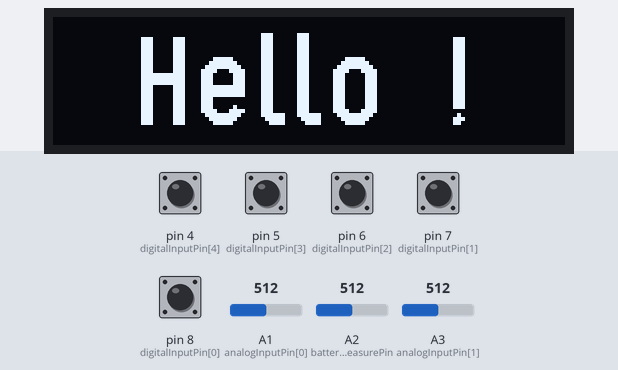
The sketch below on a simulated Arduino Nano, built with avr-gcc and run on an emulated ATmega328P. On the bench: 128×32 one-colour display. The test bench sets the inputs (shaded band); at power-on: pin 4 (digitalInputPin[4]), pin 5 (digitalInputPin[3]), pin 6 (digitalInputPin[2]), pin 7 (digitalInputPin[1]), pin 8 (digitalInputPin[0]) HIGH, A2 (batteryMeasurePin) = 512, A1 (analogInputPin[0]) = 512, A3 (analogInputPin[1]) = 512. No radio packets arrive unless stated.

Above: at 0.2 s.
At 2.8 s:
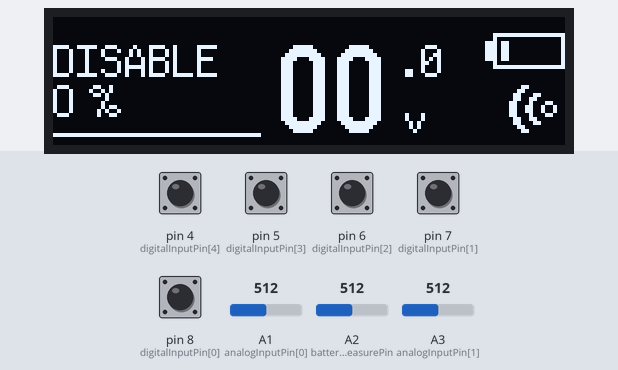
2.9 s: A2 (batteryMeasurePin) set to 716
At 3.5 s:
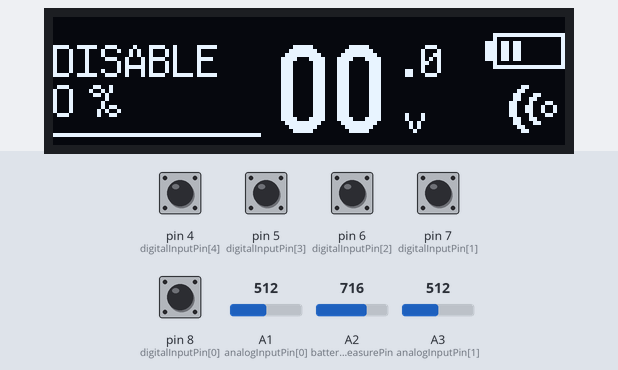
Timing chart, 0 to 5.9 s (numbered marks = the images above; inputs shaded):
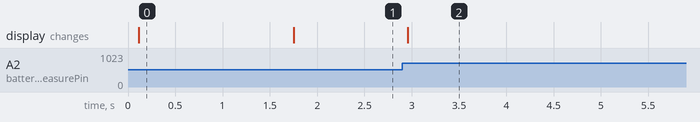

The sketch:

transmitter.ino
```cpp
/**************************************
  Author Jorand - 2018
  Inspired by https://github.com/SolidGeek/nRF24-Esk8-Remote/

  ** Upload Settings **
  Board: "Arduino Nano"
  Processor: "ATmega328P (Old Bootloader)"
**************************************/

//#include <avr/pgmspace.h>
#include <U8g2lib.h>
#include <Wire.h>
#include <SPI.h>
#include "RF24.h"

//#define DEBUG

#ifdef DEBUG
  #define DEBUG_PRINT(x)  Serial.println (x)
  #include "printf.h"
#else
  #define DEBUG_PRINT(x)
#endif

// Defining the type of display used (128x32)
U8G2_SSD1306_128X32_UNIVISION_1_HW_I2C u8g2(U8G2_R0, U8X8_PIN_NONE);

const unsigned char PROGMEM signal_transmitting_bits[] = {
  0x18, 0x00, 0x0c, 0x00, 0xc6, 0x00, 0x66, 0x00, 0x23, 0x06, 0x33, 0x0f,
  0x33, 0x0f, 0x23, 0x06, 0x66, 0x00, 0xc6, 0x00, 0x0c, 0x00, 0x18, 0x00
};

const unsigned char PROGMEM signal_connected_bits[] = {
  0x18, 0x00, 0x0c, 0x00, 0xc6, 0x00, 0x66, 0x00, 0x23, 0x06, 0x33, 0x09,
  0x33, 0x09, 0x23, 0x06, 0x66, 0x00, 0xc6, 0x00, 0x0c, 0x00, 0x18, 0x00
};

const unsigned char PROGMEM signal_noconnection_bits[] = {
  0x00, 0x00, 0x00, 0x00, 0x00, 0x00, 0x00, 0x00, 0x00, 0x06, 0x00, 0x09,
  0x00, 0x09, 0x00, 0x06, 0x00, 0x00, 0x00, 0x00, 0x00, 0x00, 0x00, 0x00
};

// Defining struct to handle callback data (auto ack)
struct callback {
  float battVoltage;
  int controlMode;
};

// Transmit and receive package
struct package {  // | cmd        |
  uint8_t type;   // | 0          |
  uint8_t ch1;    // | X          |
  uint8_t ch2;    // | Y          |
  uint8_t ch3;    // | Up         |
  uint8_t ch4;    // | Right      |
  uint8_t ch5;    // | Down       |
  uint8_t ch6;    // | Left       |
  uint8_t ch7;    // | JoyButton  |
};


struct callback returnData;
struct package remPackage;

// Pin defination
const uint8_t batteryMeasurePin = A2;

const int  analogInputCount     = 2;       // number of joystick input
const uint8_t analogInputPin[]  = {A1,A3}; // Y, X
const bool analogInputReverse[] = { 0, 0}; // Set to 1 for reverse channel

const uint8_t digitalInputPin[]  = {8,7,6,5,4}; // Joy Button, Up, Right, Down, Left
const int  digitalInputCount     = 5;           // number of button input


short analogInputValue[analogInputCount], analogOutputValue[analogInputCount];

unsigned long lastDigitalInputPress[digitalInputCount];
bool digitalInputStatus[digitalInputCount];

// Input and output configuration
int inputMin      = 0;
int inputCenter   = 518; // value when stick is center. ex: 512
int inputMax      = 1023;
int inputCenterDeadzone = 5;

// Battery monitering
const float minVoltage = 3.3;
const float maxVoltage = 4.1;
const float refVoltage = 5.0;
int nbCells = 2;

// Defining variables for NRF24 communication
const uint64_t pipe = 0xE8E8F0F0E1AA; // 0xE8E8F0F0E1LL If you change the pipe, you will need to update it on the receiver to.
const uint8_t defaultChannel = 108; // Above most WiFi frequencies
unsigned long lastTransmission;
long transmitInterval = 40; // Transmit once every 40 millisecond (1000/40 = 25 time per seconde)
bool connected = false;
short failCount;

// Defining variables for OLED display
String tempString;
uint8_t displayData = 0;
unsigned long lastSignalBlink;

bool signalBlink = false;

// Instantiating RF24 object for NRF24 communication
RF24 radio(9, 10);

void setup() {

  #ifdef DEBUG
    Serial.begin(9600);
    printf_begin();
  #endif

  for ( uint8_t i = 0; i < sizeof(analogInputPin); i++ ) {
    pinMode(analogInputPin[i], INPUT);
  }
  for ( uint8_t i = 0; i < sizeof(digitalInputPin); i++ ) {
    pinMode(digitalInputPin[i], INPUT_PULLUP);
  }
  pinMode(batteryMeasurePin, INPUT);

  // Screen setup
  u8g2.begin();
  drawStartScreen();

  // RF24 setup radio communication
  radio.begin();
  radio.setChannel(defaultChannel);
  radio.setPALevel(RF24_PA_MAX);
  radio.enableAckPayload();
  radio.enableDynamicPayloads();
  radio.openWritingPipe(pipe);

  #ifdef DEBUG
    DEBUG_PRINT(F("Printing transmitter details"));
    radio.printDetails();
  #endif

  DEBUG_PRINT(F("Setup complete - begin transmitting"));
}

void loop() {

  readAnalogInputValues();
  readDigitalInputValues();

  //DEBUG_PRINT("INPUT: " + (String)analogInputValue[0] + "-" + (String)analogInputValue[1] + "-" + (String)digitalInputIsActive(digitalInputPin[0]) + "-" + (String)digitalInputStatus[1] + "-" + (String)digitalInputIsActive(digitalInputPin[2]) + "-" + (String)digitalInputIsActive(digitalInputPin[3]) + "-" + (String)digitalInputIsActive(digitalInputPin[4]));
  //DEBUG_PRINT("OUTPUT: " + (String)analogOutputValue[0] + "-" + (String)analogOutputValue[1]);

  remPackage.ch1 = analogOutputValue[0];  // X
  remPackage.ch2 = analogOutputValue[1];  // Y
  remPackage.ch3 = digitalInputIsActive(digitalInputPin[1]); // 1 Up
  remPackage.ch4 = digitalInputIsActive(digitalInputPin[3]); // 3 Right
  remPackage.ch5 = digitalInputIsActive(digitalInputPin[2]); // 2 Down
  remPackage.ch6 = digitalInputIsActive(digitalInputPin[4]); // 4 Left
  remPackage.ch7 = digitalInputStatus[0]; // O Joy button

  DEBUG_PRINT("RC: " + (String)remPackage.ch1 + " , " + (String)remPackage.ch2 + " , " + (String)remPackage.ch3 + " , " + (String)remPackage.ch4 + " , " + (String)remPackage.ch5 + " , " + (String)remPackage.ch6 + " , " + (String)remPackage.ch7 );

  // Transmit to receiver
  transmitToReceiver();

  // Call function to update display
  updateMainDisplay();

}

// Function used to transmit the joysticks values, and receive the telemetry realtime data.
void transmitToReceiver() {
  // Transmit once every 40 millisecond
  if (millis() - lastTransmission > transmitInterval) {
    lastTransmission = millis();

    boolean sendSuccess = false;
    // Transmit the remPackage package
    sendSuccess = radio.write(&remPackage, sizeof(remPackage));

    // Listen for an acknowledgement reponse (return telemetry data).
    while (radio.isAckPayloadAvailable()) {
      radio.read(&returnData, sizeof(returnData));
    }

    if (sendSuccess == true)
    {
      // Transmission was a succes
      failCount = 0;
      sendSuccess = false;

      //DEBUG_PRINT(F("Transmission succes"));
    } else {
      // Transmission was not a succes
      failCount++;

      //DEBUG_PRINT(F("Failed transmission"));
    }

    // If lost more than 5 transmissions, we can assume that connection is lost.
    if (failCount < 5) {
      connected = true;
    } else {
      connected = false;
    }
  }
}

void updateMainDisplay() {

  u8g2.firstPage();
  do {

    drawThrottle();
    drawPage();
    drawBatteryLevel();
    drawSignal();

  } while ( u8g2.nextPage() );
}

// Return true if button is activated, false otherwice
bool digitalInputIsActive(uint8_t pin) {
  if (digitalRead(pin) == LOW)
    return true;
  else
    return false;
}

void readAnalogInputValues() {
  // Joystick reading can be noisy, lets make an average reading.
  unsigned short total[analogInputCount];

  for ( uint8_t i = 0; i < analogInputCount; i++ ) {
    total[i] = 0;
    for ( uint8_t ii = 0; ii < 10; ii++ ) {
      total[i] += analogRead(analogInputPin[i]);
    }
  }

  for ( uint8_t i = 0; i < analogInputCount; i++ ) {
    analogInputValue[i] = total[i]/10;

    if (analogInputReverse[i]) {
      analogInputValue[i] =  map(analogInputValue[i], inputMin, inputMax, inputMax, inputMin);
    }

    if (analogInputValue[i] >= inputCenter + inputCenterDeadzone) {
      analogOutputValue[i] = constrain(map(analogInputValue[i], inputCenter + inputCenterDeadzone, inputMax, 127, 255), 127, 255);
    }
    else if (analogInputValue[i] <= inputCenter - inputCenterDeadzone) {
      analogOutputValue[i] = constrain(map(analogInputValue[i], inputMin, inputCenter - inputCenterDeadzone, 0, 127), 0, 127);
    }
    else {
      // Default value if stick is in deadzone
      analogOutputValue[i] = 127;
    }
  }

}

void readDigitalInputValues() {

  for ( uint8_t i = 0; i < digitalInputCount; i++ ) {

    if (digitalInputIsActive(digitalInputPin[i])) {

      if (millis() - lastDigitalInputPress[i] >= 250 ) {
        digitalInputStatus[i] = !digitalInputStatus[i];
        lastDigitalInputPress[i] = millis();
      }

    }
  }

}

// Function used to indicate the remotes battery level.
int batteryLevel() {
  float voltage = batteryVoltage();

  if (voltage <= minVoltage) {
    return 0;
  } else if (voltage >= maxVoltage) {
    return 100;
  } else {
    return (voltage - minVoltage) * 100 / (maxVoltage - minVoltage);
  }
}

// Function to calculate and return the remotes battery voltage.
float batteryVoltage() {
  float batteryVoltage = 0.0;
  int total = 0;

  for (int i = 0; i < 10; i++) {
    total += analogRead(batteryMeasurePin);
  }

  batteryVoltage = (refVoltage / 1024.0) * ((float)total / 10.0);

  return batteryVoltage;
}

void drawStartScreen() {

  u8g2.firstPage();
  do {

    u8g2.setFont(u8g2_font_logisoso22_tr);
    u8g2.drawStr(20, 27, "Hello !");

  } while ( u8g2.nextPage() );

  delay(1500);
}

void drawTitleScreen(String title) {
  u8g2.firstPage();
  do {
    drawString(title, 20, 12, 20, u8g2_font_helvR10_tr );
  } while ( u8g2.nextPage() );
  delay(1500);
}

void drawPage() {

  float value;
  uint8_t decimals;
  String suffix;
  String prefix;

  short first, last;

  uint8_t x = 0;
  uint8_t y = 16;

  value = returnData.battVoltage;
  suffix = F("v");
  prefix = F("BATTERY");
  decimals = 1;

  if(returnData.controlMode == 0) {
    prefix = F("DISABLE");
  }
  else if (returnData.controlMode == 1) {
    prefix = F("HEADING");
  }
  else if (returnData.controlMode == 2) {
    prefix = F("HEADING 2");
  }
  else if (returnData.controlMode == 3) {
    prefix = F("MANUAL");
  }
  else if (returnData.controlMode == 4) {
    prefix = F("DISABLE");
  }
  else {
    prefix = F("BATTERY");
  }

  // Display prefix (title)
  drawString(prefix, 10, x, y - 1, u8g2_font_profont12_tr );

  // Split up the float value: a number, b decimals.
  first = abs(floor(value));
  last = value * pow(10, 3) - first * pow(10, 3);

  // Add leading zero
  if (first <= 9) {
    tempString = "0" + (String)first;
  } else {
    tempString = (String)first;
  }

  // Display numbers
  drawString(tempString, 10, x + 55, y + 13, u8g2_font_logisoso22_tn );

  // Display decimals
  tempString = "." + (String)last;
  drawString(tempString, decimals + 2, x + 86, y - 1, u8g2_font_profont12_tr);

  // Display suffix
  drawString(suffix, 10, x + 88, y + 13, u8g2_font_profont12_tr);
}

void drawString(String text, uint8_t lenght, uint8_t x, uint8_t y, const uint8_t  *font){

  static char textBuffer[20];

  text.toCharArray(textBuffer, lenght);

  u8g2.setFont(font);
  u8g2.drawStr(x, y, textBuffer);
}

void drawThrottle() {
  int x = 0;
  int y = 18;
  uint8_t width;

  // Draw throttle
  //u8g2.drawHLine(x, y, 52);
  //u8g2.drawVLine(x, y, 10);
  //u8g2.drawVLine(x + 52, y, 10);
  //u8g2.drawHLine(x, y + 10, 5);
  //u8g2.drawHLine(x + 52 - 4, y + 10, 5);
  int lineHeight = 3;
  u8g2.drawHLine(x, y + 11, 52);

  float b = 0;
  if (returnData.battVoltage <= (minVoltage*nbCells)) {
    b = 0;
  } else if (returnData.battVoltage >= (maxVoltage*nbCells)) {
    b = 100;
  } else {
    b = (returnData.battVoltage - (minVoltage*nbCells)) * 100 / ((maxVoltage*nbCells) - (minVoltage*nbCells));
  }

  width = map(b, 0, 100, 0, 49);

  for (int i = 0; i < width; i++) {
    //u8g2.drawVLine(x + i, y + 2, 7);
    u8g2.drawVLine(x + i, y + 9, lineHeight);
  }

  int battDisplay = (int)b;

  drawString( (String)battDisplay +" %", 10, x, y + 7, u8g2_font_helvR08_tr);
}

void drawSignal() {
  // Position on OLED
  uint8_t x = 114;
  uint8_t y = 17;

  if (connected == true) {
    //if (buttonRightStatus) { // triggerActive()
      //u8g2.drawXBMP(x, y, 12, 12, signal_transmitting_bits);
    //} else {
      u8g2.drawXBMP(x, y, 12, 12, signal_connected_bits);
    //}
  } else {
    if (millis() - lastSignalBlink > 500) {
      signalBlink = !signalBlink;
      lastSignalBlink = millis();
    }

    if (signalBlink == true) {
      u8g2.drawXBMP(x, y, 12, 12, signal_connected_bits);
    } else {
      u8g2.drawXBMP(x, y, 12, 12, signal_noconnection_bits);
    }
  }
}

void drawBatteryLevel() {
  // Position on OLED
  uint8_t x = 108;
  uint8_t y = 4;

  int level = batteryLevel();

  u8g2.drawFrame(x + 2, y, 18, 9);
  u8g2.drawBox(x, y + 2, 2, 5);

  for (int i = 0; i < 5; i++) {
    uint8_t p = round((100 / 5) * i);
    if (p <= level)
    {
      u8g2.drawBox(x + 4 + (3 * i), y + 2, 2, 5);
    }
  }
}
```

Measured:
- after the input at 2.9 s, the display: changes after 0.06 s (image 2)
- what the display in image 0 shows lasts 1.7 s, from 0.1 s to 1.8 s
